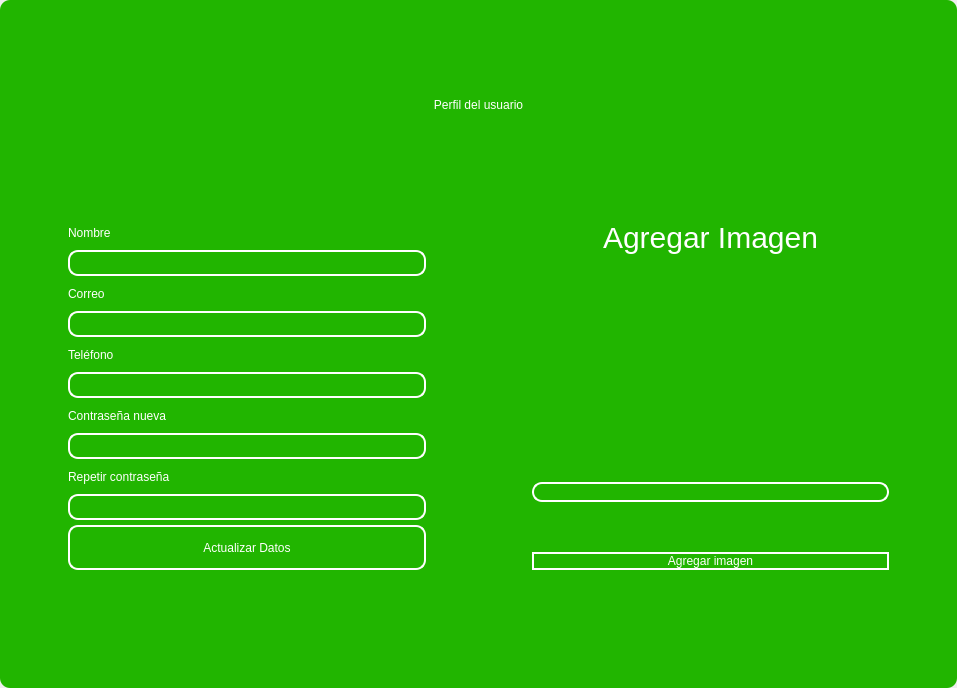
<?xml version="1.0" encoding="UTF-8"?>
<ui version="4.0">
 <class>MainWindow</class>
 <widget class="QMainWindow" name="MainWindow">
  <property name="geometry">
   <rect>
    <x>0</x>
    <y>0</y>
    <width>957</width>
    <height>688</height>
   </rect>
  </property>
  <property name="windowTitle">
   <string>MainWindow</string>
  </property>
  <property name="styleSheet">
   <string notr="true"/>
  </property>
  <widget class="QWidget" name="centralwidget">
   <property name="styleSheet">
    <string notr="true"/>
   </property>
   <layout class="QVBoxLayout" name="verticalLayout">
    <property name="spacing">
     <number>0</number>
    </property>
    <property name="leftMargin">
     <number>0</number>
    </property>
    <property name="topMargin">
     <number>0</number>
    </property>
    <property name="rightMargin">
     <number>0</number>
    </property>
    <property name="bottomMargin">
     <number>0</number>
    </property>
    <item>
     <widget class="QFrame" name="frame">
      <property name="enabled">
       <bool>true</bool>
      </property>
      <property name="styleSheet">
       <string notr="true">
QFrame {
border-radius:10px;
background-color: rgb(33, 181, 0);
 }
</string>
      </property>
      <property name="frameShape">
       <enum>QFrame::StyledPanel</enum>
      </property>
      <property name="frameShadow">
       <enum>QFrame::Raised</enum>
      </property>
      <layout class="QVBoxLayout" name="verticalLayout_2">
       <item>
        <widget class="QFrame" name="frame_superior">
         <property name="minimumSize">
          <size>
           <width>0</width>
           <height>40</height>
          </size>
         </property>
         <property name="maximumSize">
          <size>
           <width>16777215</width>
           <height>40</height>
          </size>
         </property>
         <property name="styleSheet">
          <string notr="true">QPushButton{
border-radius:18px;
}

QPushButton:hover{
	background-color: rgb(0, 0, 0);
}
</string>
         </property>
         <property name="frameShape">
          <enum>QFrame::StyledPanel</enum>
         </property>
         <property name="frameShadow">
          <enum>QFrame::Raised</enum>
         </property>
         <layout class="QHBoxLayout" name="horizontalLayout_3">
          <property name="spacing">
           <number>4</number>
          </property>
          <property name="leftMargin">
           <number>0</number>
          </property>
          <property name="topMargin">
           <number>0</number>
          </property>
          <property name="rightMargin">
           <number>0</number>
          </property>
          <property name="bottomMargin">
           <number>0</number>
          </property>
          <item>
           <widget class="QPushButton" name="btn_icon">
            <property name="text">
             <string/>
            </property>
            <property name="iconSize">
             <size>
              <width>40</width>
              <height>40</height>
             </size>
            </property>
           </widget>
          </item>
          <item>
           <spacer name="horizontalSpacer_2">
            <property name="orientation">
             <enum>Qt::Horizontal</enum>
            </property>
            <property name="sizeHint" stdset="0">
             <size>
              <width>443</width>
              <height>20</height>
             </size>
            </property>
           </spacer>
          </item>
          <item>
           <widget class="QPushButton" name="btn_exit">
            <property name="minimumSize">
             <size>
              <width>38</width>
              <height>38</height>
             </size>
            </property>
            <property name="maximumSize">
             <size>
              <width>38</width>
              <height>38</height>
             </size>
            </property>
            <property name="cursor">
             <cursorShape>PointingHandCursor</cursorShape>
            </property>
            <property name="text">
             <string/>
            </property>
            <property name="iconSize">
             <size>
              <width>35</width>
              <height>35</height>
             </size>
            </property>
           </widget>
          </item>
          <item>
           <widget class="QPushButton" name="bt_minimizar">
            <property name="minimumSize">
             <size>
              <width>38</width>
              <height>38</height>
             </size>
            </property>
            <property name="maximumSize">
             <size>
              <width>38</width>
              <height>38</height>
             </size>
            </property>
            <property name="cursor">
             <cursorShape>PointingHandCursor</cursorShape>
            </property>
            <property name="text">
             <string/>
            </property>
            <property name="icon">
             <iconset>
              <normaloff>image/minus.svg</normaloff>image/minus.svg</iconset>
            </property>
            <property name="iconSize">
             <size>
              <width>38</width>
              <height>38</height>
             </size>
            </property>
           </widget>
          </item>
          <item>
           <widget class="QPushButton" name="bt_maximizar">
            <property name="minimumSize">
             <size>
              <width>38</width>
              <height>38</height>
             </size>
            </property>
            <property name="maximumSize">
             <size>
              <width>38</width>
              <height>38</height>
             </size>
            </property>
            <property name="cursor">
             <cursorShape>PointingHandCursor</cursorShape>
            </property>
            <property name="text">
             <string/>
            </property>
            <property name="icon">
             <iconset>
              <normaloff>image/chevron-up.svg</normaloff>image/chevron-up.svg</iconset>
            </property>
            <property name="iconSize">
             <size>
              <width>38</width>
              <height>38</height>
             </size>
            </property>
           </widget>
          </item>
          <item>
           <widget class="QPushButton" name="bt_restaurar">
            <property name="minimumSize">
             <size>
              <width>38</width>
              <height>38</height>
             </size>
            </property>
            <property name="maximumSize">
             <size>
              <width>38</width>
              <height>38</height>
             </size>
            </property>
            <property name="cursor">
             <cursorShape>PointingHandCursor</cursorShape>
            </property>
            <property name="text">
             <string/>
            </property>
            <property name="icon">
             <iconset>
              <normaloff>image/chevron-down.svg</normaloff>image/chevron-down.svg</iconset>
            </property>
            <property name="iconSize">
             <size>
              <width>38</width>
              <height>38</height>
             </size>
            </property>
           </widget>
          </item>
          <item>
           <widget class="QPushButton" name="bt_cerrar">
            <property name="minimumSize">
             <size>
              <width>38</width>
              <height>38</height>
             </size>
            </property>
            <property name="maximumSize">
             <size>
              <width>38</width>
              <height>38</height>
             </size>
            </property>
            <property name="cursor">
             <cursorShape>PointingHandCursor</cursorShape>
            </property>
            <property name="text">
             <string/>
            </property>
            <property name="icon">
             <iconset>
              <normaloff>image/x.svg</normaloff>image/x.svg</iconset>
            </property>
            <property name="iconSize">
             <size>
              <width>38</width>
              <height>38</height>
             </size>
            </property>
           </widget>
          </item>
         </layout>
        </widget>
       </item>
       <item>
        <widget class="QLabel" name="label">
         <property name="minimumSize">
          <size>
           <width>0</width>
           <height>100</height>
          </size>
         </property>
         <property name="maximumSize">
          <size>
           <width>16777215</width>
           <height>100</height>
          </size>
         </property>
         <property name="styleSheet">
          <string notr="true">font: 30pt &quot;MS Shell Dlg 2&quot;;
color: rgb(255, 255, 255);</string>
         </property>
         <property name="text">
          <string>Perfil del usuario</string>
         </property>
         <property name="alignment">
          <set>Qt::AlignCenter</set>
         </property>
        </widget>
       </item>
       <item>
        <widget class="QFrame" name="frame_3">
         <property name="frameShape">
          <enum>QFrame::StyledPanel</enum>
         </property>
         <property name="frameShadow">
          <enum>QFrame::Raised</enum>
         </property>
         <layout class="QHBoxLayout" name="horizontalLayout_4">
          <item>
           <layout class="QVBoxLayout" name="verticalLayout_4">
            <property name="spacing">
             <number>5</number>
            </property>
            <property name="sizeConstraint">
             <enum>QLayout::SetMinAndMaxSize</enum>
            </property>
            <property name="leftMargin">
             <number>50</number>
            </property>
            <property name="topMargin">
             <number>50</number>
            </property>
            <property name="rightMargin">
             <number>50</number>
            </property>
            <property name="bottomMargin">
             <number>100</number>
            </property>
            <item>
             <widget class="QLabel" name="label_2">
              <property name="maximumSize">
               <size>
                <width>200</width>
                <height>25</height>
               </size>
              </property>
              <property name="styleSheet">
               <string notr="true">color: rgb(255, 255, 255);
font: 16pt &quot;MS Shell Dlg 2&quot;;</string>
              </property>
              <property name="text">
               <string>Nombre</string>
              </property>
             </widget>
            </item>
            <item>
             <widget class="QLineEdit" name="nametxt">
              <property name="maximumSize">
               <size>
                <width>500</width>
                <height>30</height>
               </size>
              </property>
              <property name="styleSheet">
               <string notr="true">QLineEdit{
background-color: rgba(0, 0, 0,0);
border-radius:10px; 
font: 12pt &quot;Arial&quot;;
color: rgb(255, 255, 254);
border: 2px solid  rgb(255, 255, 255);

}

QLineEdit:hover{
background-color: rgba(0, 0, 0,0);
border-radius:10px; 
font: 12pt &quot;Arial&quot;;
border: 2px solid  rgb(120, 0, 171);
}

QLineEdit:focus{
background-color: rgb(0, 0, 0);
border-radius:10px; 
font: 12pt &quot;Arial&quot;;
border: 2px solid rgb(120, 0, 171);
}

</string>
              </property>
             </widget>
            </item>
            <item>
             <widget class="QLabel" name="label_3">
              <property name="maximumSize">
               <size>
                <width>200</width>
                <height>25</height>
               </size>
              </property>
              <property name="styleSheet">
               <string notr="true">color: rgb(255, 255, 255);
font: 16pt &quot;MS Shell Dlg 2&quot;;</string>
              </property>
              <property name="text">
               <string>Correo</string>
              </property>
             </widget>
            </item>
            <item>
             <widget class="QLineEdit" name="emailtxt">
              <property name="maximumSize">
               <size>
                <width>500</width>
                <height>30</height>
               </size>
              </property>
              <property name="styleSheet">
               <string notr="true">QLineEdit{
background-color: rgba(0, 0, 0,0);
border-radius:10px; 
font: 12pt &quot;Arial&quot;;
color: rgb(255, 255, 254);
border: 2px solid  rgb(255, 255, 255);

}

QLineEdit:hover{
background-color: rgba(0, 0, 0,0);
border-radius:10px; 
font: 12pt &quot;Arial&quot;;
border: 2px solid  rgb(120, 0, 171);
}

QLineEdit:focus{
background-color: rgb(0, 0, 0);
border-radius:10px; 
font: 12pt &quot;Arial&quot;;
border: 2px solid rgb(120, 0, 171);
}

</string>
              </property>
             </widget>
            </item>
            <item>
             <widget class="QLabel" name="label_6">
              <property name="maximumSize">
               <size>
                <width>200</width>
                <height>25</height>
               </size>
              </property>
              <property name="styleSheet">
               <string notr="true">color: rgb(255, 255, 255);
font: 16pt &quot;MS Shell Dlg 2&quot;;</string>
              </property>
              <property name="text">
               <string>Teléfono</string>
              </property>
             </widget>
            </item>
            <item>
             <widget class="QLineEdit" name="phonetxt">
              <property name="maximumSize">
               <size>
                <width>500</width>
                <height>30</height>
               </size>
              </property>
              <property name="styleSheet">
               <string notr="true">QLineEdit{
background-color: rgba(0, 0, 0,0);
border-radius:10px; 
font: 12pt &quot;Arial&quot;;
color: rgb(255, 255, 254);
border: 2px solid  rgb(255, 255, 255);

}

QLineEdit:hover{
background-color: rgba(0, 0, 0,0);
border-radius:10px; 
font: 12pt &quot;Arial&quot;;
border: 2px solid  rgb(120, 0, 171);
}

QLineEdit:focus{
background-color: rgb(0, 0, 0);
border-radius:10px; 
font: 12pt &quot;Arial&quot;;
border: 2px solid rgb(120, 0, 171);
}

</string>
              </property>
             </widget>
            </item>
            <item>
             <widget class="QLabel" name="label_4">
              <property name="maximumSize">
               <size>
                <width>200</width>
                <height>25</height>
               </size>
              </property>
              <property name="styleSheet">
               <string notr="true">color: rgb(255, 255, 255);
font: 16pt &quot;MS Shell Dlg 2&quot;;</string>
              </property>
              <property name="text">
               <string>Contraseña nueva</string>
              </property>
             </widget>
            </item>
            <item>
             <widget class="QLineEdit" name="passwordtxt">
              <property name="maximumSize">
               <size>
                <width>500</width>
                <height>30</height>
               </size>
              </property>
              <property name="styleSheet">
               <string notr="true">QLineEdit{
background-color: rgba(0, 0, 0,0);
border-radius:10px; 
font: 12pt &quot;Arial&quot;;
color: rgb(255, 255, 254);
border: 2px solid  rgb(255, 255, 255);

}

QLineEdit:hover{
background-color: rgba(0, 0, 0,0);
border-radius:10px; 
font: 12pt &quot;Arial&quot;;
border: 2px solid  rgb(120, 0, 171);
}

QLineEdit:focus{
background-color: rgb(0, 0, 0);
border-radius:10px; 
font: 12pt &quot;Arial&quot;;
border: 2px solid rgb(120, 0, 171);
}

</string>
              </property>
              <property name="echoMode">
               <enum>QLineEdit::Password</enum>
              </property>
             </widget>
            </item>
            <item>
             <widget class="QLabel" name="label_5">
              <property name="maximumSize">
               <size>
                <width>200</width>
                <height>25</height>
               </size>
              </property>
              <property name="styleSheet">
               <string notr="true">color: rgb(255, 255, 255);
font: 16pt &quot;MS Shell Dlg 2&quot;;</string>
              </property>
              <property name="text">
               <string>Repetir contraseña</string>
              </property>
             </widget>
            </item>
            <item>
             <widget class="QLineEdit" name="passwordtxt2">
              <property name="maximumSize">
               <size>
                <width>500</width>
                <height>30</height>
               </size>
              </property>
              <property name="styleSheet">
               <string notr="true">QLineEdit{
background-color: rgba(0, 0, 0,0);
border-radius:10px; 
font: 12pt &quot;Arial&quot;;
color: rgb(255, 255, 254);
border: 2px solid  rgb(255, 255, 255);

}

QLineEdit:hover{
background-color: rgba(0, 0, 0,0);
border-radius:10px; 
font: 12pt &quot;Arial&quot;;
border: 2px solid  rgb(120, 0, 171);
}

QLineEdit:focus{
background-color: rgb(0, 0, 0);
border-radius:10px; 
font: 12pt &quot;Arial&quot;;
border: 2px solid rgb(120, 0, 171);
}

</string>
              </property>
              <property name="echoMode">
               <enum>QLineEdit::Password</enum>
              </property>
             </widget>
            </item>
            <item>
             <widget class="QPushButton" name="btn_update_profile">
              <property name="sizePolicy">
               <sizepolicy hsizetype="Expanding" vsizetype="Expanding">
                <horstretch>0</horstretch>
                <verstretch>0</verstretch>
               </sizepolicy>
              </property>
              <property name="maximumSize">
               <size>
                <width>500</width>
                <height>45</height>
               </size>
              </property>
              <property name="cursor">
               <cursorShape>PointingHandCursor</cursorShape>
              </property>
              <property name="styleSheet">
               <string notr="true">QPushButton{
border-radius:10px; 
font: 12pt &quot;Arial&quot;;
color: rgb(255, 255, 254);
border: 2px solid #ffffff;
}

QPushButton:hover{
border-radius:10px; 
font: 12pt &quot;Arial&quot;;
color: rgb(255, 255, 255);
border: 2px solid rgb(120, 0, 171);
	background-color: rgb(120, 0, 171);
}
</string>
              </property>
              <property name="text">
               <string>Actualizar Datos</string>
              </property>
             </widget>
            </item>
           </layout>
          </item>
          <item>
           <layout class="QVBoxLayout" name="verticalLayout_3">
            <property name="spacing">
             <number>50</number>
            </property>
            <property name="leftMargin">
             <number>50</number>
            </property>
            <property name="topMargin">
             <number>50</number>
            </property>
            <property name="rightMargin">
             <number>50</number>
            </property>
            <property name="bottomMargin">
             <number>100</number>
            </property>
            <item>
             <widget class="QLabel" name="label_7">
              <property name="styleSheet">
               <string notr="true">font-size: 30px;
color: rgb(255, 255, 255);</string>
              </property>
              <property name="text">
               <string>Agregar Imagen</string>
              </property>
              <property name="alignment">
               <set>Qt::AlignCenter</set>
              </property>
             </widget>
            </item>
            <item>
             <layout class="QHBoxLayout" name="horizontalLayout">
              <property name="spacing">
               <number>20</number>
              </property>
              <property name="rightMargin">
               <number>0</number>
              </property>
              <item>
               <spacer name="horizontalSpacer_3">
                <property name="orientation">
                 <enum>Qt::Vertical</enum>
                </property>
                <property name="sizeHint" stdset="0">
                 <size>
                  <width>20</width>
                  <height>20</height>
                 </size>
                </property>
               </spacer>
              </item>
              <item>
               <widget class="QLabel" name="image_label">
                <property name="minimumSize">
                 <size>
                  <width>0</width>
                  <height>0</height>
                 </size>
                </property>
                <property name="maximumSize">
                 <size>
                  <width>100</width>
                  <height>100</height>
                 </size>
                </property>
                <property name="frameShape">
                 <enum>QFrame::NoFrame</enum>
                </property>
                <property name="text">
                 <string/>
                </property>
                <property name="alignment">
                 <set>Qt::AlignCenter</set>
                </property>
               </widget>
              </item>
              <item>
               <spacer name="horizontalSpacer">
                <property name="orientation">
                 <enum>Qt::Vertical</enum>
                </property>
                <property name="sizeHint" stdset="0">
                 <size>
                  <width>20</width>
                  <height>20</height>
                 </size>
                </property>
               </spacer>
              </item>
             </layout>
            </item>
            <item>
             <widget class="QLineEdit" name="imagetxt">
              <property name="enabled">
               <bool>false</bool>
              </property>
              <property name="minimumSize">
               <size>
                <width>0</width>
                <height>14</height>
               </size>
              </property>
              <property name="maximumSize">
               <size>
                <width>16777215</width>
                <height>35</height>
               </size>
              </property>
              <property name="styleSheet">
               <string notr="true">QLineEdit{
background-color: rgba(0, 0, 0,0);
border-radius:10px; 
font: 12pt &quot;Arial&quot;;
color: rgb(255, 255, 254);
border: 2px solid  rgb(255, 255, 255);

}

QLineEdit:hover{
background-color: rgba(0, 0, 0,0);
border-radius:10px; 
font: 12pt &quot;Arial&quot;;
border: 2px solid  rgb(120, 0, 171);
}

QLineEdit:focus{
background-color: rgb(0, 0, 0);
border-radius:10px; 
font: 12pt &quot;Arial&quot;;
border: 2px solid rgb(120, 0, 171);
}

</string>
              </property>
             </widget>
            </item>
            <item>
             <widget class="QPushButton" name="btn_add_image">
              <property name="cursor">
               <cursorShape>PointingHandCursor</cursorShape>
              </property>
              <property name="styleSheet">
               <string notr="true">QPushButton{
border-radius:10px; 
font: 12pt &quot;Arial&quot;;
color: rgb(255, 255, 254);
border: 2px solid #ffffff;
}

QPushButton:hover{
border-radius:10px; 
font: 12pt &quot;Arial&quot;;
color: rgb(255, 255, 255);
border: 2px solid rgb(120, 0, 171);
	background-color: rgb(120, 0, 171);
}
</string>
              </property>
              <property name="text">
               <string>Agregar imagen</string>
              </property>
             </widget>
            </item>
           </layout>
          </item>
         </layout>
        </widget>
       </item>
      </layout>
     </widget>
    </item>
   </layout>
  </widget>
 </widget>
 <resources/>
 <connections/>
</ui>
